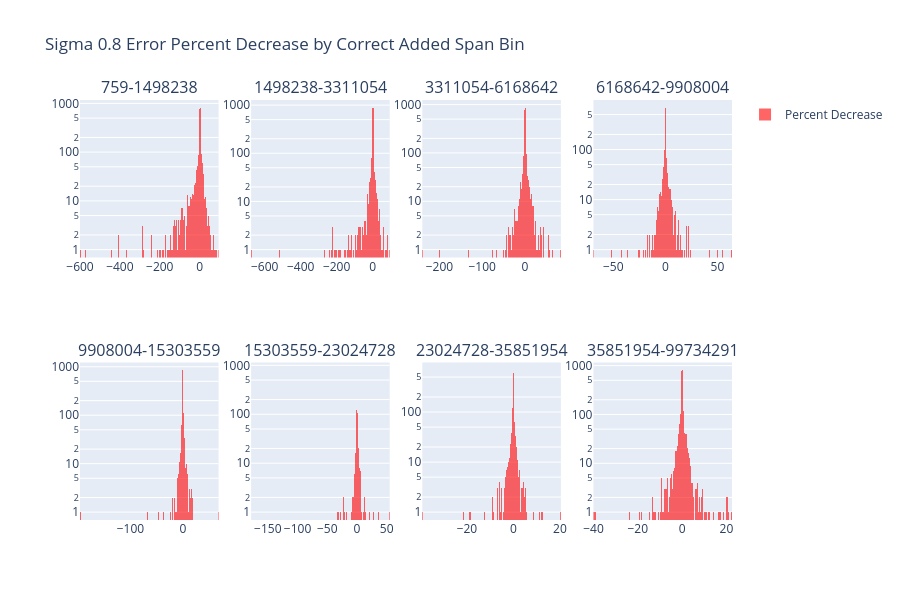

This figure's notebook cell:
### Code cell
error_change_proportion_by_correct_added_span_bin(S0_8_unary, S0_8_R0_static)

### Figure 1 — Plotly figure (JSON) as saved in the notebook; plotly's stock layout.template omitted (floating-point values rounded to 4 significant figures; data arrays with more than 128 entries replaced by an {"elided": "..."} marker saying what was removed)
{"data": [{"marker": {"color": "red"}, "name": "Percent Decrease", "opacity": 0.6, "showlegend": true, "type": "histogram", "x": {"elided": "2202 float values"}, "xaxis": "x", "yaxis": "y"}, {"marker": {"color": "red"}, "name": "Percent Decrease", "opacity": 0.6, "showlegend": false, "type": "histogram", "x": {"elided": "2201 float values"}, "xaxis": "x2", "yaxis": "y2"}, {"marker": {"color": "red"}, "name": "Percent Decrease", "opacity": 0.6, "showlegend": false, "type": "histogram", "x": {"elided": "2201 float values"}, "xaxis": "x3", "yaxis": "y3"}, {"marker": {"color": "red"}, "name": "Percent Decrease", "opacity": 0.6, "showlegend": false, "type": "histogram", "x": {"elided": "2201 float values"}, "xaxis": "x4", "yaxis": "y4"}, {"marker": {"color": "red"}, "name": "Percent Decrease", "opacity": 0.6, "showlegend": false, "type": "histogram", "x": {"elided": "2201 float values"}, "xaxis": "x5", "yaxis": "y5"}, {"marker": {"color": "red"}, "name": "Percent Decrease", "opacity": 0.6, "showlegend": false, "type": "histogram", "x": {"elided": "2201 float values"}, "xaxis": "x6", "yaxis": "y6"}, {"marker": {"color": "red"}, "name": "Percent Decrease", "opacity": 0.6, "showlegend": false, "type": "histogram", "x": {"elided": "2201 float values"}, "xaxis": "x7", "yaxis": "y7"}, {"marker": {"color": "red"}, "name": "Percent Decrease", "opacity": 0.6, "showlegend": false, "type": "histogram", "x": {"elided": "2201 float values"}, "xaxis": "x8", "yaxis": "y8"}], "layout": {"annotations": [{"font": {"size": 16}, "showarrow": false, "text": "759-1498238", "x": 0.1062, "xanchor": "center", "xref": "paper", "y": 1, "yanchor": "bottom", "yref": "paper"}, {"font": {"size": 16}, "showarrow": false, "text": "1498238-3311054", "x": 0.3688, "xanchor": "center", "xref": "paper", "y": 1, "yanchor": "bottom", "yref": "paper"}, {"font": {"size": 16}, "showarrow": false, "text": "3311054-6168642", "x": 0.6313, "xanchor": "center", "xref": "paper", "y": 1, "yanchor": "bottom", "yref": "paper"}, {"font": {"size": 16}, "showarrow": false, "text": "6168642-9908004", "x": 0.8938, "xanchor": "center", "xref": "paper", "y": 1, "yanchor": "bottom", "yref": "paper"}, {"font": {"size": 16}, "showarrow": false, "text": "9908004-15303559", "x": 0.1062, "xanchor": "center", "xref": "paper", "y": 0.375, "yanchor": "bottom", "yref": "paper"}, {"font": {"size": 16}, "showarrow": false, "text": "15303559-23024728", "x": 0.3688, "xanchor": "center", "xref": "paper", "y": 0.375, "yanchor": "bottom", "yref": "paper"}, {"font": {"size": 16}, "showarrow": false, "text": "23024728-35851954", "x": 0.6313, "xanchor": "center", "xref": "paper", "y": 0.375, "yanchor": "bottom", "yref": "paper"}, {"font": {"size": 16}, "showarrow": false, "text": "35851954-99734291", "x": 0.8938, "xanchor": "center", "xref": "paper", "y": 0.375, "yanchor": "bottom", "yref": "paper"}], "barmode": "overlay", "height": 600, "title": {"text": "Sigma 0.8 Error Percent Decrease by Correct Added Span Bin"}, "xaxis": {"anchor": "y", "domain": [0, 0.2125]}, "xaxis2": {"anchor": "y2", "domain": [0.2625, 0.475]}, "xaxis3": {"anchor": "y3", "domain": [0.525, 0.7375]}, "xaxis4": {"anchor": "y4", "domain": [0.7875, 1]}, "xaxis5": {"anchor": "y5", "domain": [0, 0.2125]}, "xaxis6": {"anchor": "y6", "domain": [0.2625, 0.475]}, "xaxis7": {"anchor": "y7", "domain": [0.525, 0.7375]}, "xaxis8": {"anchor": "y8", "domain": [0.7875, 1]}, "yaxis": {"anchor": "x", "domain": [0.625, 1], "type": "log"}, "yaxis2": {"anchor": "x2", "domain": [0.625, 1], "type": "log"}, "yaxis3": {"anchor": "x3", "domain": [0.625, 1], "type": "log"}, "yaxis4": {"anchor": "x4", "domain": [0.625, 1], "type": "log"}, "yaxis5": {"anchor": "x5", "domain": [0, 0.375], "type": "log"}, "yaxis6": {"anchor": "x6", "domain": [0, 0.375], "type": "log"}, "yaxis7": {"anchor": "x7", "domain": [0, 0.375], "type": "log"}, "yaxis8": {"anchor": "x8", "domain": [0, 0.375], "type": "log"}}}
